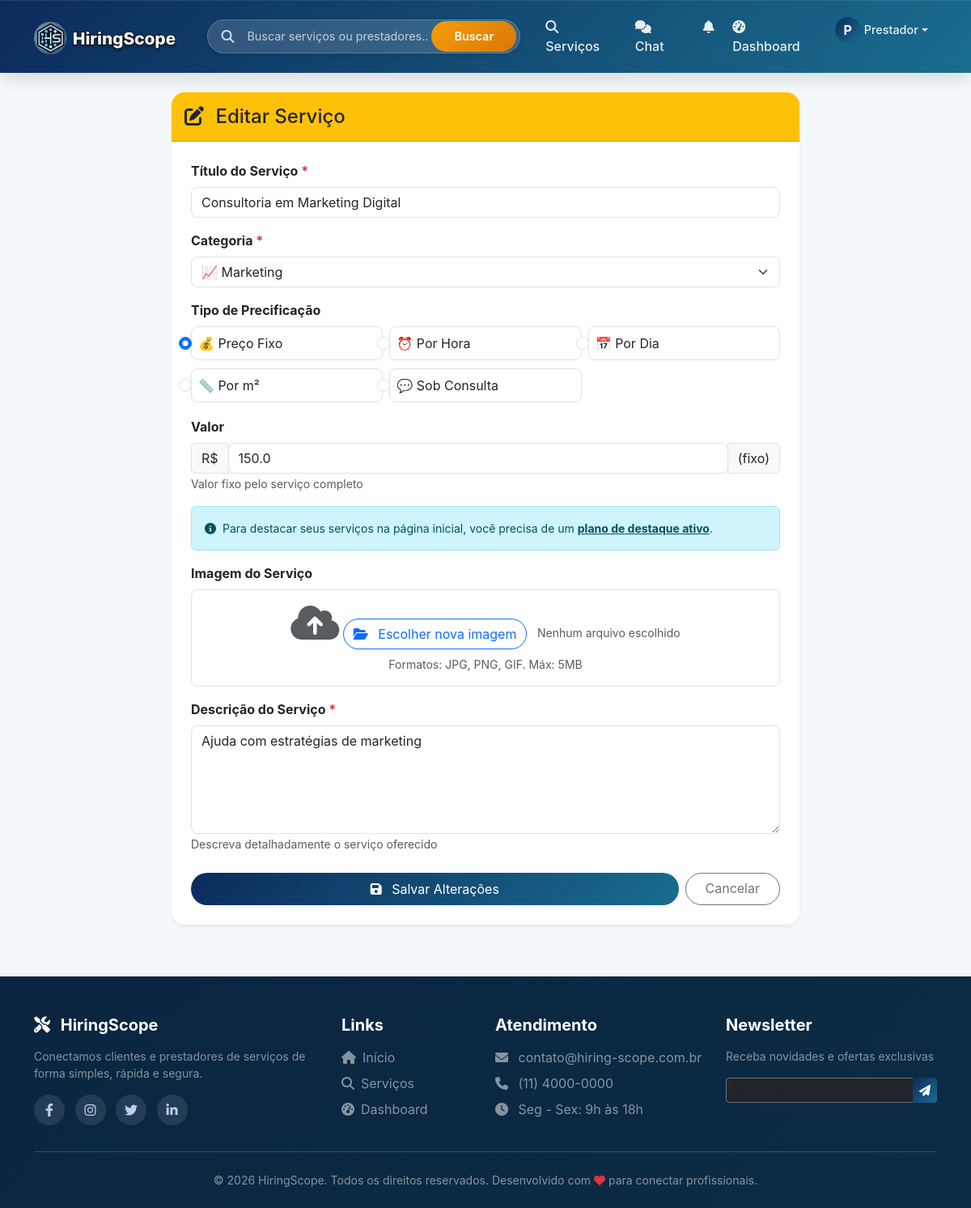
/servico/editar/1 (signed in), run on the app's committed database.
### models.py (models this page shows, shortened)
class Usuario(UserMixin, db.Model):
    __tablename__ = 'usuarios'
    id = db.Column(db.Integer, primary_key=True)
    nome = db.Column(db.String(100), nullable=False)
    email = db.Column(db.String(100), unique=True, nullable=False)
    senha_hash = db.Column(db.String(200), nullable=False)
    telefone = db.Column(db.String(20))
    tipo = db.Column(db.String(20), nullable=False)  # cliente, prestador
    is_admin = db.Column(db.Boolean, default=False)
    data_cadastro = db.Column(db.DateTime, default=datetime.utcnow)
    foto_perfil = db.Column(db.String(200), default='default.jpg')
    foto_url = db.Column(db.String(500), nullable=True)
    descricao = db.Column(db.Text)
    servicos_oferecidos = db.relationship('Servico', back_populates='prestador', lazy=True)
    avaliacoes_recebidas = db.relationship('Avaliacao', foreign_keys='Avaliacao.prestador_id', back_populates='prestador', lazy=True)
    avaliacoes_feitas = db.relationship('Avaliacao', foreign_keys='Avaliacao.cliente_id', back_populates='cliente', lazy=True)
    favoritos = db.relationship('Favorito', foreign_keys='Favorito.cliente_id', back_populates='cliente', lazy=True)
    contratos_como_cliente = db.relationship('Contrato', foreign_keys='Contrato.cliente_id', back_populates='cliente', lazy=True)
    contratos_como_prestador = db.relationship('Contrato', foreign_keys='Contrato.prestador_id', back_populates='prestador', lazy=True)

class Servico(db.Model):
    __tablename__ = 'servicos'
    id = db.Column(db.Integer, primary_key=True)
    prestador_id = db.Column(db.Integer, db.ForeignKey('usuarios.id'), nullable=False)
    titulo = db.Column(db.String(200), nullable=False)
    descricao = db.Column(db.Text, nullable=False)
    categoria = db.Column(db.String(100))
    tipo_preco = db.Column(db.String(20), default='fixo')  # fixo, hora, dia, metro, consulta
    preco = db.Column(db.Float)
    destaque = db.Column(db.Boolean, default=False)
    destaque_pago = db.Column(db.Boolean, default=False)
    destaque_data_fim = db.Column(db.DateTime, nullable=True)
    plano_destaque = db.Column(db.String(20), nullable=True)  # 'basico', 'pro'
    data_postagem = db.Column(db.DateTime, default=datetime.utcnow)
    imagem_base64 = db.Column(db.Text, nullable=True)
    prestador = db.relationship('Usuario', foreign_keys=[prestador_id], back_populates='servicos_oferecidos')
    solicitacoes = db.relationship('Solicitacao', back_populates='servico', lazy=True)
    avaliacoes = db.relationship('Avaliacao', back_populates='servico', lazy=True)
    contratos = db.relationship('Contrato', back_populates='servico', lazy=True)

### routes/servico_routes.py (the view, shortened to what this page needs)
@servico_bp.route('/editar/<int:id>', methods=['GET', 'POST'])
@login_required
def editar(id):
    servico = Servico.query.get_or_404(id)
    if servico.prestador_id != current_user.id:
        flash('Você não tem permissão para editar este serviço', 'danger')
        return redirect(url_for('servico.detalhe', id=id))
    assinatura_ativa = get_assinatura_ativa(current_user.id)
    limite_plano = get_limite_destaques(assinatura_ativa)
    total_destaques_outros = get_total_destaques(current_user.id, ignorar_servico_id=id)
    return render_template(
        'editar_servico.html',
        servico=servico,
        now=datetime.utcnow(),
        assinatura_ativa=assinatura_ativa,
        servicos_em_destaque=Servico.query.filter_by(
            prestador_id=current_user.id,
            destaque=True
        ).all()
    )

### templates/editar_servico.html (shortened to what this page needs)
{% extends "base.html" %}
{% block content %}
<div class="container mt-4" style="max-width: 800px;">
    <div class="card shadow-sm border-0 rounded-4">
        <div class="card-header bg-warning text-dark rounded-top-4 py-3">
            <h4 class="mb-0">
                <i class="fas fa-edit me-2"></i>
                Editar Serviço
            </h4>
        </div>
        <div class="card-body p-4">
            <form method="POST" enctype="multipart/form-data">
                <div class="mb-3">
                    <label class="form-label fw-bold">Título do Serviço <span class="text-danger">*</span></label>
                    <input type="text" name="titulo" class="form-control rounded-3" value="{{ servico.titulo }}" required>
                </div>
                <div class="mb-3">
                    <label class="form-label fw-bold">Categoria <span class="text-danger">*</span></label>
                    <select name="categoria" class="form-select rounded-3" required>
                        <option value="Marketing" {% if servico.categoria == 'Marketing' %}selected{% endif %}>📈 Marketing</option>
                    </select>
                </div>
                <div class="mb-3">
                    <label class="form-label fw-bold">Tipo de Precificação</label>
                    <div class="row g-2">
                        <div class="col-md-4">
                            <div class="form-check p-2 border rounded-3">
                                <input class="form-check-input" type="radio" name="tipo_preco" id="precoFixo" value="fixo" {% if servico.tipo_preco == 'fixo' or not servico.tipo_preco %}checked{% endif %}>
                                <label class="form-check-label" for="precoFixo">💰 Preço Fixo</label>
                            </div>
                        </div>
                        <div class="col-md-4">
                            <div class="form-check p-2 border rounded-3">
                                <input class="form-check-input" type="radio" name="tipo_preco" id="precoHora" value="hora" {% if servico.tipo_preco == 'hora' %}checked{% endif %}>
                                <label class="form-check-label" for="precoHora">⏰ Por Hora</label>
                            </div>
                        </div>
                        <div class="col-md-4">
                            <div class="form-check p-2 border rounded-3">
                                <input class="form-check-input" type="radio" name="tipo_preco" id="precoDia" value="dia" {% if servico.tipo_preco == 'dia' %}checked{% endif %}>
                                <label class="form-check-label" for="precoDia">📅 Por Dia</label>
                            </div>
                        </div>
                        <div class="col-md-4">
                            <div class="form-check p-2 border rounded-3">
                                <input class="form-check-input" type="radio" name="tipo_preco" id="precoMetro" value="metro" {% if servico.tipo_preco == 'metro' %}checked{% endif %}>
                                <label class="form-check-label" for="precoMetro">📏 Por m²</label>
                            </div>
                        </div>
                        <div class="col-md-4">
                            <div class="form-check p-2 border rounded-3">
                                <input class="form-check-input" type="radio" name="tipo_preco" id="precoConsulta" value="consulta" {% if servico.tipo_preco == 'consulta' %}checked{% endif %}>
                                <label class="form-check-label" for="precoConsulta">💬 Sob Consulta</label>
                            </div>
                        </div>
                    </div>
                </div>
                <div class="mb-3" id="campoPreco">
                    <label class="form-label fw-bold">Valor</label>
                    <div class="input-group">
                        <span class="input-group-text">R$</span>
                        <input type="number" name="preco" id="precoInput" class="form-control rounded-3" step="0.01" value="{{ servico.preco }}" placeholder="Ex: 150.00">
                        <span class="input-group-text" id="unidadePreco"></span>
                    </div>
                    <small class="text-muted" id="descricaoPreco">Deixe em branco se for "preço sob consulta"</small>
                </div>
                <div class="mb-3">
                    {% if assinatura_ativa %}
                        {% set total_destaques = servicos_em_destaque|length %}
                        {% set limite_plano = 1 if assinatura_ativa.plano == 'basico' else 3 %}
                        {% set ja_esta_destacado = servico.destaque %}
                        {% set outros_destaques = total_destaques - (1 if ja_esta_destacado else 0) %}
                        {% if outros_destaques < limite_plano %}
                            <div class="form-check">
                                <input class="form-check-input" type="checkbox" name="destaque" id="destaqueCheck" {% if servico.destaque %}checked{% endif %}>
                                <label class="form-check-label fw-bold" for="destaqueCheck">
                                    <i class="fas fa-star text-warning me-1"></i> Serviço em Destaque
                                </label>
                                <br>
                                <small class="text-success">
                                    <i class="fas fa-check-circle me-1"></i>
                                    Você tem {{ limite_plano - outros_destaques }} de {{ limite_plano }} vagas de destaque disponíveis no plano {{ assinatura_ativa.plano|capitalize }}
                                </small>
                            </div>
                        {% else %}
                            <div class="alert alert-warning small mb-0">
                                <i class="fas fa-exclamation-triangle me-1"></i>
                                Você já atingiu o limite de {{ limite_plano }} serviço(s) em destaque do plano {{ assinatura_ativa.plano|capitalize }}.
                                <a href="{{ url_for('assinatura.checkout', plano='pro') }}" class="alert-link">Faça upgrade para o Pro</a> para destacar mais serviços.
                            </div>
                        {% endif %}
                    {% else %}
                        <div class="alert alert-info small mb-0">
                            <i class="fas fa-info-circle me-1"></i>
                            Para destacar seus serviços na página inicial, você precisa de um <a href="{{ url_for('servico.planos_destaque') }}" class="alert-link">plano de destaque ativo</a>.
                        </div>
                    {% endif %}
                </div>
                <div class="mb-3">
                    <label class="form-label fw-bold">Imagem do Serviço</label>
                    <div class="border rounded-3 p-3 text-center">
                        <i class="fas fa-cloud-upload-alt fa-3x text-muted mb-2"></i>
                        <button type="button" class="btn btn-outline-primary rounded-pill" onclick="document.getElementById('imagemInput').click()">
                            <i class="fas fa-folder-open me-2"></i> Escolher nova imagem
                        </button>
                        <span id="nomeArquivo" class="ms-2 text-muted small">Nenhum arquivo escolhido</span>
                        <small class="text-muted d-block mt-2">Formatos: JPG, PNG, GIF. Máx: 5MB</small>
                    </div>
                </div>
                <div class="mb-3">
                    <label class="form-label fw-bold">Descrição do Serviço <span class="text-danger">*</span></label>
                    <textarea name="descricao" class="form-control rounded-3" rows="5" required>{{ servico.descricao }}</textarea>
                    <small class="text-muted">Descreva detalhadamente o serviço oferecido</small>
                </div>
                <div class="d-flex gap-2 mt-4">
                    <button type="submit" class="btn btn-primary flex-grow-1 py-2 rounded-pill">
                        <i class="fas fa-save me-2"></i> Salvar Alterações
                    </button>
                    <a href="{{ url_for('servico.detalhe', id=servico.id) }}" class="btn btn-outline-secondary px-4 rounded-pill">
                        Cancelar
                    </a>
                </div>
            </form>
        </div>
    </div>
</div>
{% endblock %}

### templates/components/base/navbar.html (shortened to what this page needs)
<nav class="navbar navbar-expand-lg navbar-dark sticky-top">
    <div class="container">
        <a class="navbar-brand" href="{{ url_for('main.index') }}">
            <img src="{{ url_for('static', filename='img/logo.png') }}"
                 alt="PrestaServiços"
                 class="navbar-logo"
                 style="height: 42px;"
                 onerror="this.onerror=null; this.parentNode.innerHTML='<i class=\'fas fa-tools me-2\'></i> PrestaServiços';">
        </a>
        <div class="search-bar-desktop d-none d-lg-block">
            <div class="search-bar-wrapper">
                <div class="search-icon"><i class="fas fa-search"></i></div>
                <input type="text" id="globalSearchInput" class="search-input" placeholder="Buscar serviços ou prestadores...">
                <button id="globalSearchBtn" class="search-btn">Buscar</button>
            </div>
        </div>
        <div class="collapse navbar-collapse" id="navbarNav">
            <ul class="navbar-nav ms-auto">
                <li class="nav-item">
                    <a class="nav-link" href="{{ url_for('servico.lista') }}">
                        <i class="fas fa-search me-1"></i> Serviços
                    </a>
                </li>
                {% if current_user.is_authenticated %}
                    <li class="nav-item position-relative">
                        <a class="nav-link chat-link" href="{{ url_for('chat.index') }}">
                            <i class="fas fa-comments me-1"></i> Chat
                        </a>
                    </li>
                    <li class="nav-item dropdown">
                        <a class="nav-link" href="#" id="notificationDropdown" role="button" data-bs-toggle="dropdown">
                            <i class="fas fa-bell"></i>
                        </a>
                    </li>
                    <li class="nav-item">
                        <a class="nav-link" href="{{ url_for('main.dashboard') }}">
                            <i class="fas fa-tachometer-alt me-1"></i> Dashboard
                        </a>
                    </li>
                    <li class="nav-item dropdown">
                        <a class="nav-link dropdown-toggle d-flex align-items-center" href="#" id="userDropdown" role="button" data-bs-toggle="dropdown">
                            {% if current_user.foto_url %}
                                <img src="{{ current_user.foto_url }}" class="user-avatar-nav" alt="Avatar" onerror="this.style.display='none'; this.parentNode.querySelector('.user-avatar-nav-placeholder').style.display='inline-flex';">
                                <div class="user-avatar-nav-placeholder" style="display: none;">{{ current_user.nome[0]|upper }}</div>
                            {% else %}
                                <div class="user-avatar-nav-placeholder">{{ current_user.nome[0]|upper }}</div>
                            {% endif %}
                            <span class="user-name-nav ms-1">{{ current_user.nome.split()[0] }}</span>
                        </a>
                    </li>
                {% endif %}
            </ul>
        </div>
    </div>
</nav>

### data on the page
Usuario: nome "P", nome "Prestador"
Servico: titulo "Consultoria em Marketing Digital", categoria "📈 Marketing", tipo_preco "☑ 💰 Preço Fixo", tipo_preco "☐ ⏰ Por Hora", tipo_preco "☐ 📅 Por Dia", tipo_preco "☐ 📏 Por m²", tipo_preco "☐ 💬 Sob Consulta", preco "150.0", descricao "Ajuda com estratégias de marketing"
